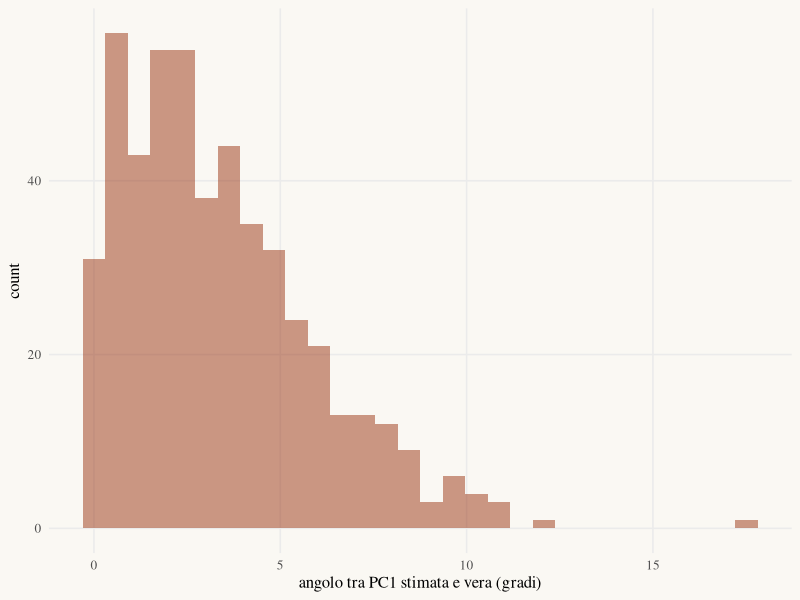
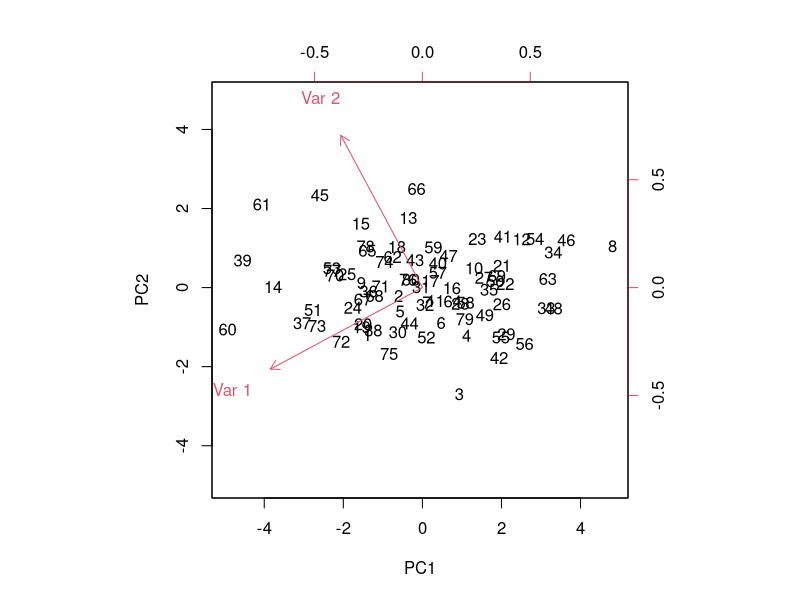

Write the R code that produced these figures, in order.
# ───────────────────────────────────────────────────────────────
# StatAtlas · Lab 23 — Analisi delle componenti principali
# R0: stessi dati di StatAtlas (stesso seed). R1: stessi autovalori, quote di varianza ed errori di ricostruzione;
#     prcomp() usa la SVD: i segni degli autovettori possono differire e vanno allineati prima di confrontarli.
# ───────────────────────────────────────────────────────────────
library(tidyverse)

set.seed(2026)
n <- 80; p <- 2; rho <- 4; theta <- 30 * pi / 180; unita <- 1; standardizza <- FALSE; k <- 1; B <- 500
lambda <- c(rho, 1, 0.6, 0.35, 0.2, 0.1)[1:p]; mu <- c(3, -2, 1, 0, 0, 0)[1:p]
V <- diag(p); V[1:2, 1:2] <- matrix(c(cos(theta), sin(theta), -sin(theta), cos(theta)), 2)
genera <- function() {
  E <- matrix(rnorm(n * p), ncol = p, byrow = TRUE)
  X <- sweep(E %*% diag(sqrt(lambda), p) %*% t(V), 2, mu, "+")
  # (nessun valore anomalo)
  X[, 2] <- unita * X[, 2]
  X
}

# Segno: componente di modulo massimo positiva (convenzione di StatAtlas)
allinea <- function(V) sweep(V, 2, sign(V[cbind(apply(abs(V), 2, which.max), seq_len(ncol(V)))]), "*")

X <- genera()
pc <- prcomp(X, center = TRUE, scale. = standardizza)
lambda_hat <- pc$sdev^2
tibble(componente = 1:p, autovalore = lambda_hat, pve = lambda_hat / sum(lambda_hat), cumulata = cumsum(pve))
allinea(pc$rotation)

# Errore di ricostruzione con k componenti: diretto e tramite gli autovalori scartati
Z <- scale(X, center = TRUE, scale = standardizza)
Zk <- pc$x[, 1:k, drop = FALSE] %*% t(pc$rotation[, 1:k, drop = FALSE])
c(diretto = sum((Z - Zk)^2) / n, autovalori = (n - 1) / n * sum(lambda_hat[-(1:k)]))

# Campioni ripetuti: angolo tra PC1 stimata e PC1 della popolazione (il primo campione è quello sopra)
Sigma <- V %*% diag(lambda, p) %*% t(V); D <- diag(c(1, unita, rep(1, p - 2)))[1:p, 1:p]; Sigma <- D %*% Sigma %*% D
if (standardizza) Sigma <- cov2cor(Sigma)
v1 <- eigen(Sigma, symmetric = TRUE)$vectors[, 1]
set.seed(2026)
repliche <- map_dfr(seq_len(B), \(b) {
  pc <- prcomp(genera(), center = TRUE, scale. = standardizza)
  tibble(lambda1 = pc$sdev[1]^2, angolo = acos(min(1, abs(sum(pc$rotation[, 1] * v1)))) * 180 / pi)
})
repliche |> summarise(media_lambda1 = mean(lambda1), sd_lambda1 = sd(lambda1), media_sin2 = mean(sin(angolo * pi / 180)^2))

theme_statatlas <- function(base_size = 12) {
  theme_minimal(base_size = base_size, base_family = "serif") +
    theme(panel.grid.minor = element_blank(), plot.background = element_rect(fill = "#FAF8F3", colour = NA))
}
ggplot(repliche, aes(angolo)) + geom_histogram(bins = 30, fill = "#9A3412", alpha = 0.5) +
  labs(x = "angolo tra PC1 stimata e vera (gradi)") + theme_statatlas()
biplot(pc, scale = 0)   # convenzione diversa da StatAtlas: frecce = loading, score non riscalati
